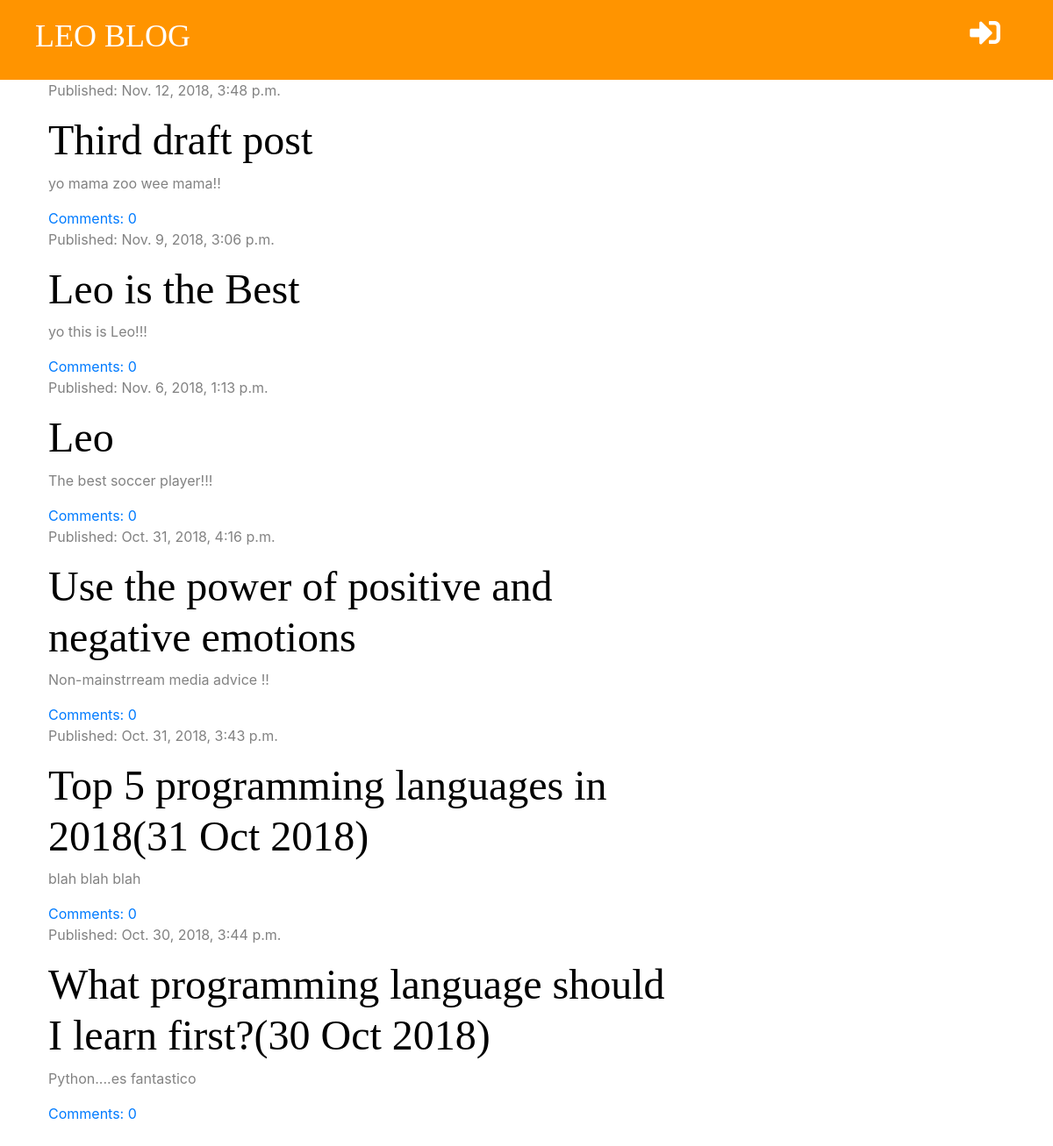
The app's page /, older data.
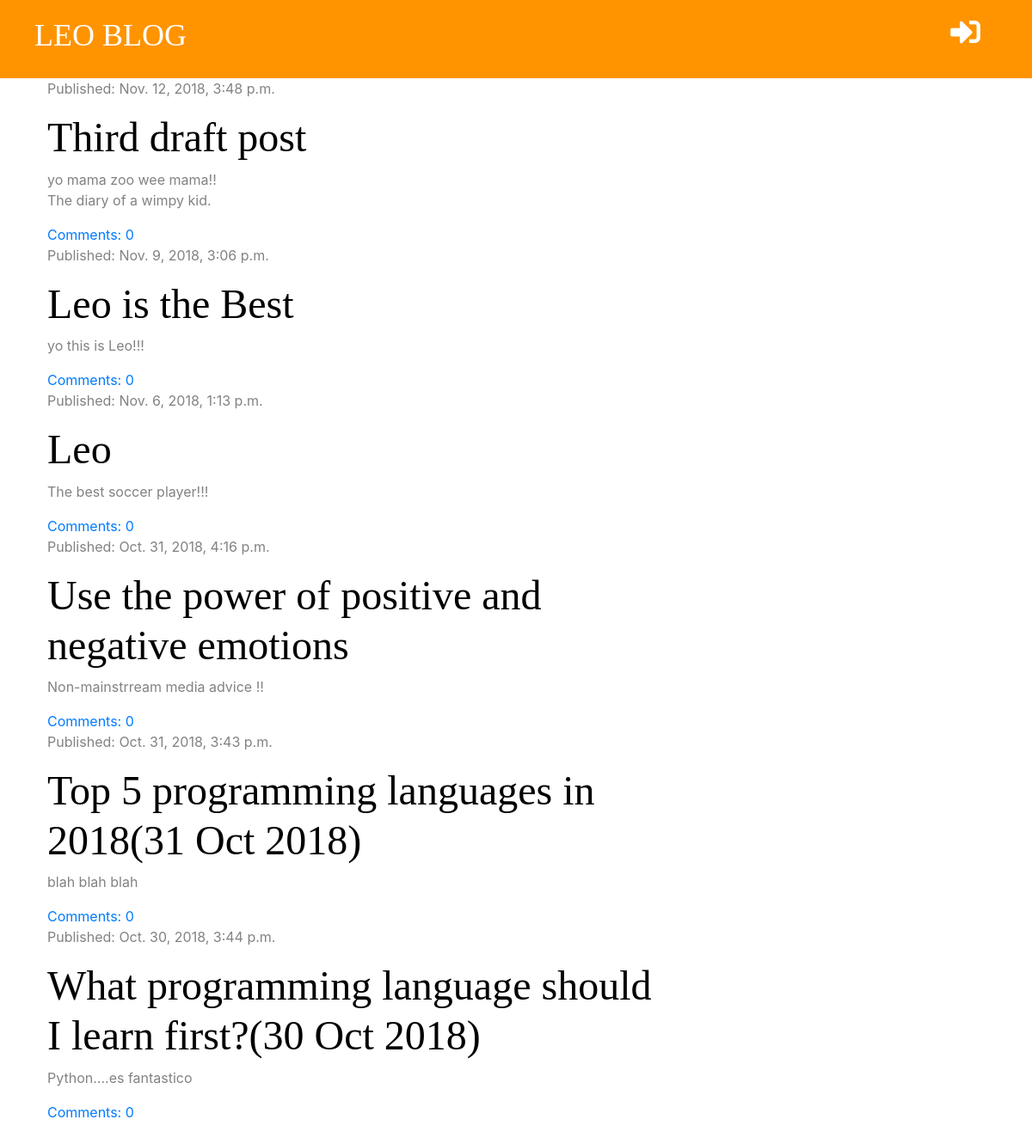
The same page, newer data.
### blog/models.py (models this page shows, shortened)
class Post(models.Model):
    author = models.ForeignKey('auth.User', on_delete=models.CASCADE)
    title = models.CharField(max_length=200)
    text = models.TextField()
    created_date = models.DateTimeField(default=timezone.now)
    published_date = models.DateTimeField(blank=True, null=True)
    def approved_comments(self):
        return self.comments.filter(approved=True)

### blog/views.py (the view)
# urls.py: path('', views.post_list, name='post_list'),
def post_list(request):
    posts = Post.objects.filter(published_date__lte=timezone.now()).order_by('-published_date')
    stuff_for_frontend = {'posts': posts}
    return render(request, 'blog/post_list.html', stuff_for_frontend)

### blog/templates/blog/post_list.html (shortened to what this page needs)
{% extends 'blog/base.html' %}
{% block content %}
    {% for post in posts %}
        <div class="post">
            <div class="date">
                <p>Published: {{ post.published_date }}</p>
            <div/>
            <h1><a href="{% url 'post_detail' pk=post.pk %}">{{ post.title }}</a></h1>
            <p>{{ post.text|truncatechars:50|linebreaksbr }}</p>
            <a href="{% url 'post_detail' pk=post.pk %}">Comments: {{ post.approved_comments.count }}</a>
        </div>
    {% endfor %}
{% endblock %}

Row changes from the older to the newer data that the page shows:
changed Post "Third draft post": text "yo mama zoo wee mama!!" → "yo mama zoo wee mama!! The diary of a wimpy kid."
